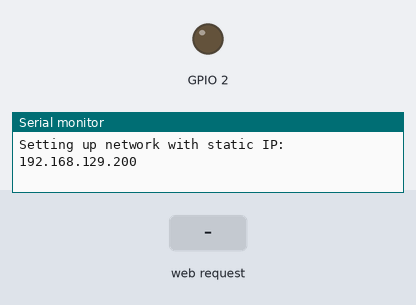
The sketch below on a simulated ESP8266 (NodeMCU). Shown: output pins drawn as LEDs (lit = HIGH), the last lines printed to the serial monitor. Dashed ring = blinking. Inputs (shaded band) come from the test bench. WiFi joins after 1.5 s; servers stay silent unless stated; random numbers use the default seed unless the sketch sets one.

Above: at 0.1 s.
At 3.9 s:
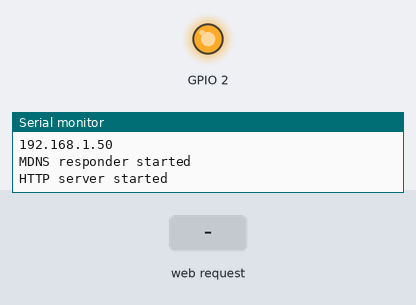
4.0 s: HTTP request GET / received
At 4.12 s:
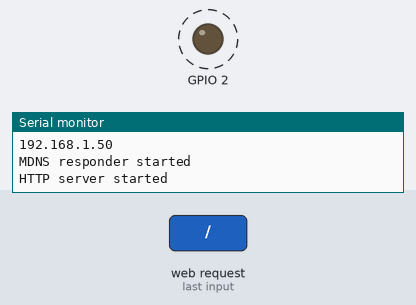
Timing chart, 0 to 7.0 s (numbered marks = the images above; inputs shaded):
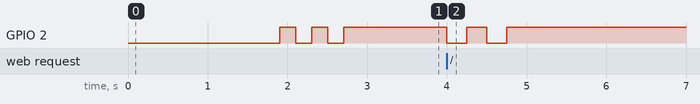

Measured:
- after the input at 4.0 s, GPIO 2: alternates HIGH for 0.25 s and LOW for 0.25 s, 4 changes in all, then stays HIGH, starting at once

The sketch:

HelloServer3.ino
```cpp
/*********
*********/

// Load Wi-Fi library
#include <ESP8266WiFi.h>
#include <WiFiClient.h>
#include <ESP8266WebServer.h>
#include <ESP8266mDNS.h>

/*
**  Network variables...
*/
// NETWORK: Static IP and WIFI details...
IPAddress ip(192, 168, 129, 200);  // make sure IP is *outside* of DHCP pool range
IPAddress gateway(192, 168, 129, 254);
IPAddress subnet(255, 255, 255, 0);
IPAddress DNS(192, 168, 129, 254);
const char* ssid     = "Scalpel4";
const char* password = "71372352127135124570917";
int server_port = 80;

// Set web server port number
ESP8266WebServer server(server_port);
// Variable to store the HTTP request
String header;

const int led = 4;

long randNumber;

String IpAddress2String(const IPAddress& ipAddress)
{
  return String(ipAddress[0]) + String(".") +\
  String(ipAddress[1]) + String(".") +\
  String(ipAddress[2]) + String(".") +\
  String(ipAddress[3])  ;
}

void wifi_init()
{
  Serial.print("Setting up network with static IP: ");
  Serial.println(IpAddress2String(ip));
  WiFi.config(ip, gateway, subnet, DNS);
  delay(100);
  WiFi.mode(WIFI_STA);
  WiFi.begin(ssid, password);
  // Connect to Wi-Fi network with SSID and password
  Serial.print("Connecting to ");
  Serial.println(ssid);
  while (WiFi.status() != WL_CONNECTED) {
      Serial.print(".");
      delay(200);
  }
  Serial.println();
  while (WiFi.waitForConnectResult() != WL_CONNECTED) {
    Serial.println("Fail connecting");
    delay(5000);
    ESP.restart();
  }
  Serial.println("");
  Serial.println("WiFi connected.");
  Serial.println("IP address: ");
  Serial.println(WiFi.localIP());
}

void handleRoot() {
  digitalWrite(led, 1);
  blinkLED(LED_BUILTIN, 250, 2);
  blinkLED(led, 250, 2);

  String message = "hey yo! from esp8266!  ";
  message += String(randNumber);
  message += ", LED_BUILTIN: ";
  message += String(LED_BUILTIN);

  server.send(200, "text/plain", message);
  digitalWrite(led, 0);
}

void handleNotFound() {
  digitalWrite(led, 1);
  String message = "File Not Found\n\n";
  message += "URI: ";
  message += server.uri();
  message += "\nMethod: ";
  message += (server.method() == HTTP_GET) ? "GET" : "POST";
  message += "\nArguments: ";
  message += server.args();
  message += "\n";
  for (uint8_t i = 0; i < server.args(); i++) {
    message += " " + server.argName(i) + ": " + server.arg(i) + "\n";
  }
  server.send(404, "text/plain", message);
  digitalWrite(led, 0);
}

void blinkLED(int pin, int delay_ms, int cnt)
{
  for (int i=0; i<cnt; ++i)
  {
    digitalWrite(pin, LOW);
    delay(delay_ms);
    digitalWrite(pin, HIGH);
    if (i+1<cnt)
      delay(delay_ms);
  }
}

void setup(void) {
  pinMode(LED_BUILTIN, OUTPUT);     // Initialize the LED_BUILTIN pin as an output
  digitalWrite(led, 0);
  Serial.begin(115200);
  wifi_init();

  if (MDNS.begin("esp8266")) {
    Serial.println("MDNS responder started");
  }

  server.on("/", handleRoot);

  server.on("/inline", []() {
    server.send(200, "text/plain", "this works as well");
  });

  server.onNotFound(handleNotFound);

  randomSeed(analogRead(0));

  blinkLED(LED_BUILTIN, 200, 3);

  server.begin();
  Serial.println("HTTP server started");
}

void loop(void) {

  randNumber = random(30000);
  //Serial.println(randNumber);

  server.handleClient();
  MDNS.update();
}
```
